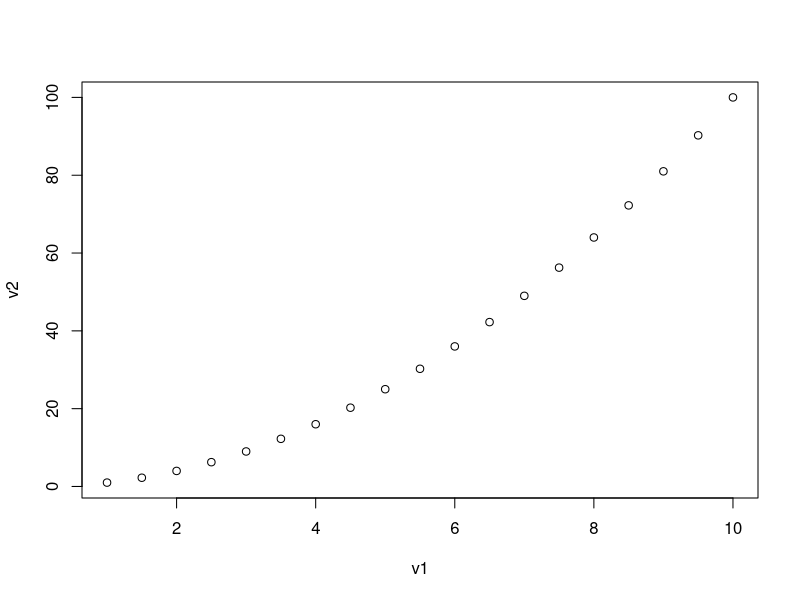
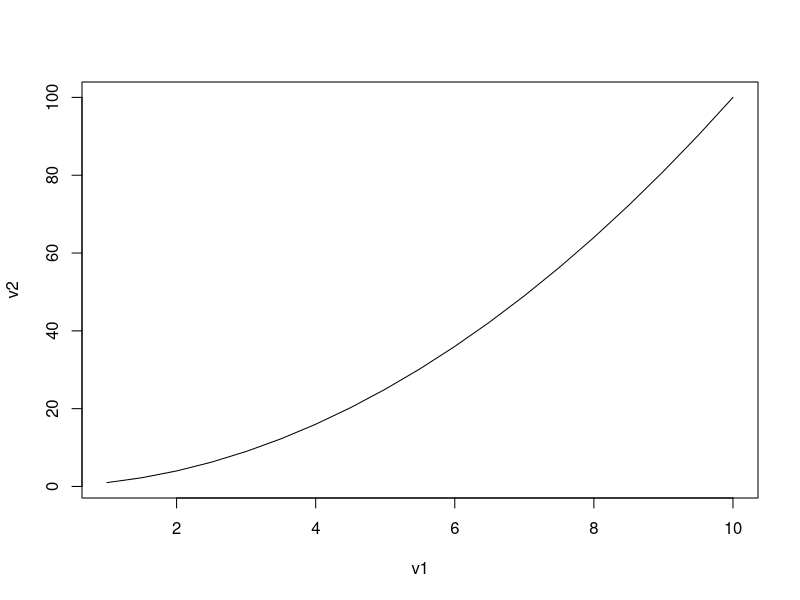
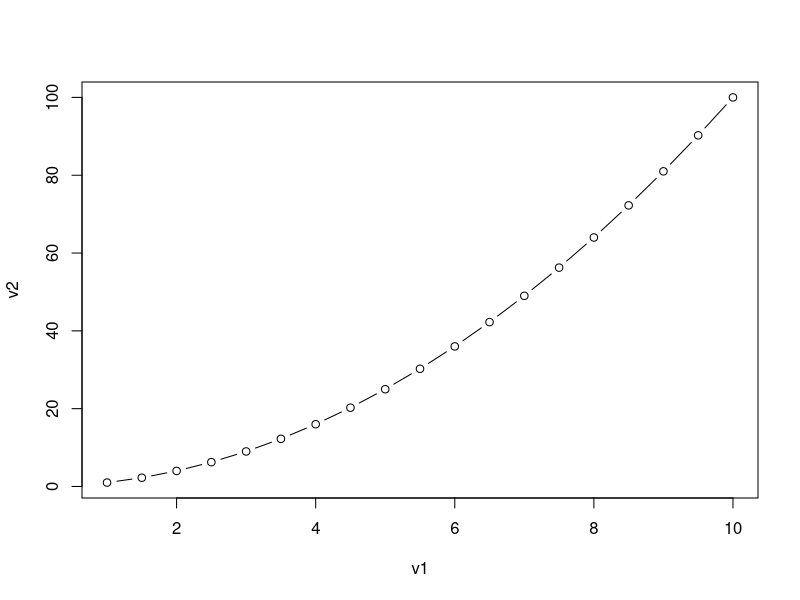
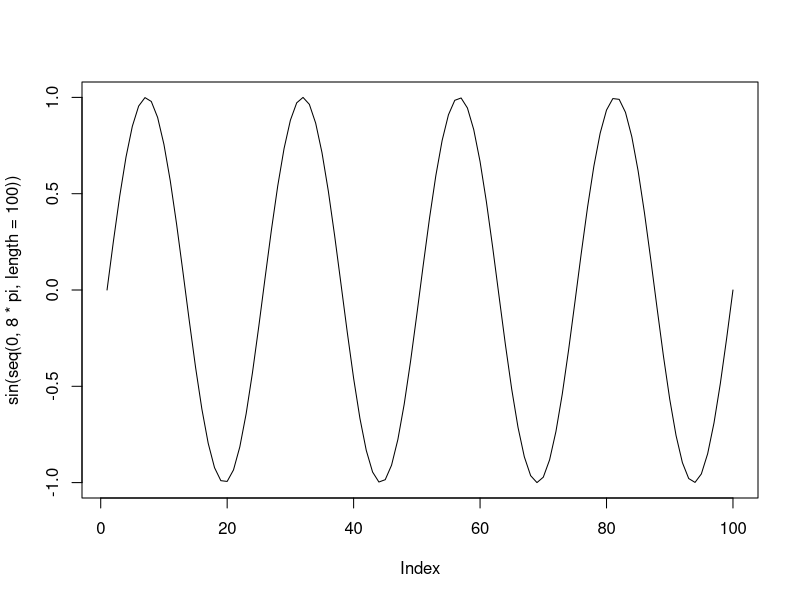
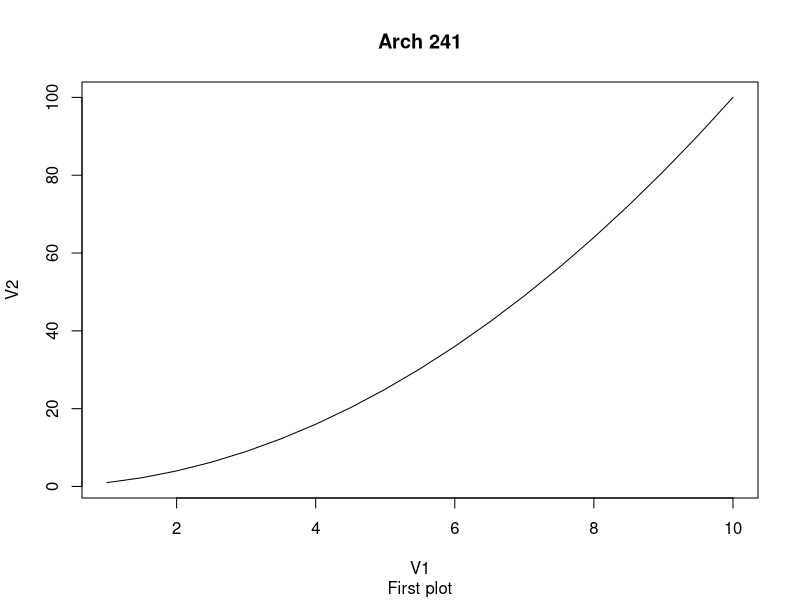

Write the R code that produced these figures, in order.
## ---- chunk 1
x<-9 # write notes
  sqrt(x)
  log(x)
  x<-c(3,-2,4,2,0,6)
  x
## ---- chunk 2
 x[3]
  x[1:3]
  mean(x)
  sum(x)
  max(x)
  z<-x>2
  z
## ---- chunk 3
 v1=seq(1,10, by=0.5) 
#Variables are case sensitive: Stefano rememeber to mention the difference between = and <-
  V1='Ciao'
  v1;V1
  sd(v1)
  v2<-v1^2
  v3<-v1[v1>5];v3
 
## ---- chunk 4
 plot(v1,v2, type='p')
 help(plot)
 plot(v1,v2, type='l')
 plot(v1,v2, type='b')
 plot(sin(seq(0,8*pi,length=100)),type='l')
 summary(v1)
 plot(v1,v2, type='l',ylab='V2', xlab='V1',main='Arch 241', sub='First plot')
 
## ---- chunk 5
cor(v1,v2)
 LinearModel<-lm(v2~v1); summary(LinearModel)
